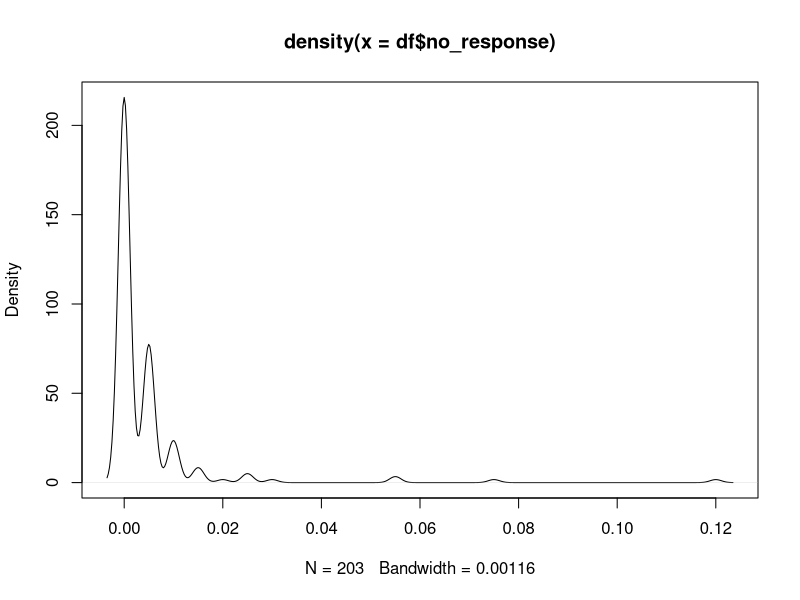
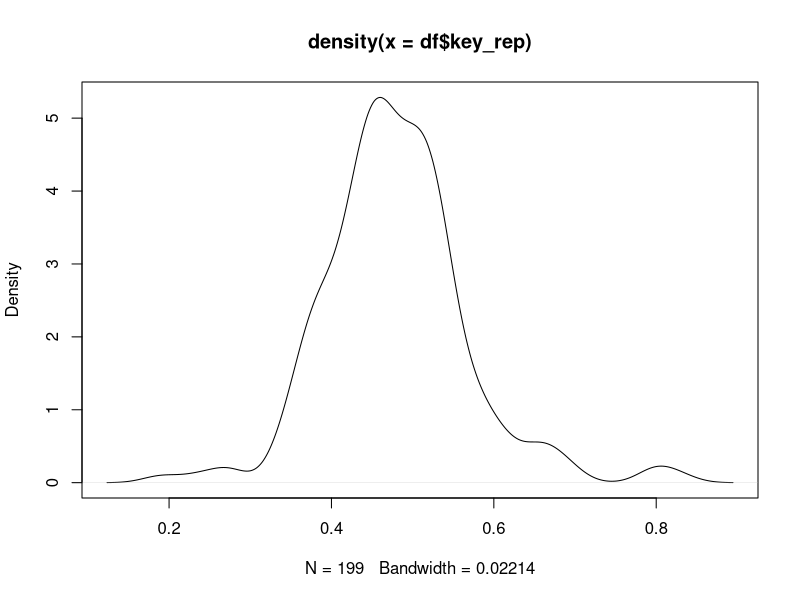
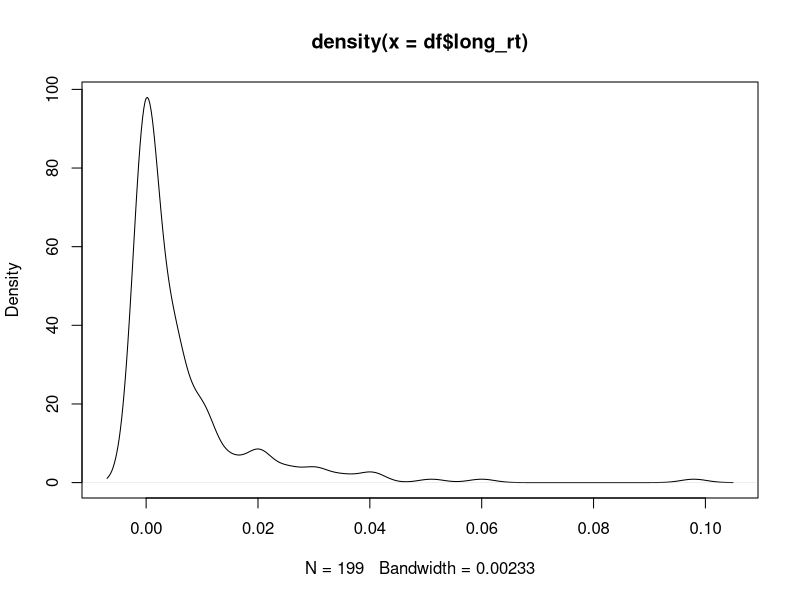

R code for these plots, in order: (Note: this script raises an error after producing the figures.)
rm(list=ls())
library(data.table)
tab<-data.table(read.csv('./data/raw_data/02_raw_data_csv/tab.csv'))

###### house keeping ----------------------
#sort trials
tab<-tab[order(tab$subj,tab$blk,tab$trl),]
tab$trl<-tab$trl+1
rownames(tab) <- 1:nrow(tab)

#add columns
library(data.table)
tab$rw[tab$cond=="neg"]   <-tab$rw[tab$cond=="neg"] +1        #add absolute outcome (1\0) column to tab
tab$unch                  <-NA
tab$unch[tab$ch==tab$frcA]<-tab$frcB[tab$ch==tab$frcA]
tab$unch[tab$ch==tab$frcB]<-tab$frcA[tab$ch==tab$frcB]
tab$stay_frc_ch           <-tab$ch==shift(tab$ch,n=1,type='lag',fill=0)*1
tab$stay_frc_unch         <-tab$ch==shift(tab$unch,n=1,type='lag',fill=0)*1
tab$stay_key              <-tab$key==shift(tab$key,n=1,type='lag',fill=0)
tab$rw_oneback            <-shift(tab$rw,n=1,type='lag',fill=0)
tab$reoffer_ch            <-(tab$frcA==shift(tab$ch,n=1,type='lag',fill=0)|tab$frcB==shift(tab$ch,n=1,type='lag',fill=0))
tab$reoffer_unch          <-(tab$frcA==shift(tab$unch,n=1,type='lag',fill=0)|tab$frcB==shift(tab$unch,n=1,type='lag',fill=0))
tab$blk.part              <-1-(tab$blk%%2)
tab$cond                  <-(tab$cond=='pos')*1
tab$acc                   <-(tab$prob1>tab$prob2)*1 #prob1 is prob.ch
tab$trial.total           <-tab$trl+(tab$blk-1)*50

#replace -1 rt with values
tab$rt[tab$rt==-1]<-NA

####### omit subjects due to no response probability higher then 5%----------------------
#check proportion
df           <-tab[,mean(is.na(rt)==T), by=subj]
colnames(df) <- c("subject", "no_response")
plot(density(df$no_response))
sum(df$no_response>0.05)

#remove subjects with more than 5% no response trials
tab<-tab[tab$subj %in% df[(df$no_response>0.05)==FALSE]$subj]

#remove all no response trials
tab<-na.omit(tab)



####### omit subjects due to staying with the same key more then 90% of the trials----------------------
#check key stay probability 
df<-tab[,mean(stay_key), by=c('subj')]
colnames(df) <- c("subject", "key_rep")
plot(density(df$key_rep))
sum(df$key_rep>=0.9)



#######omit subjects with more the 10% very long or very short RTs----------------------
#check long rt probability
df<-tab[,mean(rt>4000), by=subj]
colnames(df) <- c("subject", "long_rt")
plot(density(df$long_rt))
sum(df$long_rt>=0.1)

#check short rt probability
df<-tab[,mean(rt<200)>0.1, by=subj]
colnames(df) <- c("subject", "short_rt")
sum(df$short_rt)

#remove participants with more than 10% short rt trials
tab<-tab[tab$subj %in% df[df$short_rt==FALSE]$subj]



#######omit trials with quick RTs, slow RTs and first trial ----------------------
#count how many trials we are going to keep
dim(tab[rt>200 & rt<4000])[1]/dim(tab)[1]

#remove all short and long trials
tab<-tab[rt>200 & rt<4000]

#remove first trial of every block
tab<-tab[trl>1]

save(tab, file='myfolder/03_data/01_raw_data/03_raw_clean_data/tab.Rdata')


#####
#We ommited participants due to no response probability higher then 5 (four participants ommited), 
#participants that stayed with the same key more them 90% of the trials (no participants were ommited),
#participants with more then 10% very long reaction-times (no participants were ommited), or 10% of very short 
#reaction-times (21 participants ommited). 
#We then took out trials with implausible fast or slow reaction-times (<200ms or >4000ms), which resulted in ommision of 1.79% of the remaining trials.
#Finally we took out the first trial in each block.









#exported_data<- data.table(read.csv('myfolder/00_raw_exported_data/all_exported_new.csv'))
#ids<- tab$prolific_id[!duplicated(tab$prolific_id)]
#exported_data<-setDT(exported_data)[participant_id %in% ids,]
#write.csv(exported_data, 'myfolder/00_raw_exported_data/01_filtered_exported_data.csv')

#tab$counter    <-(tab$cond[tab$blk%%2==1]=='pos' | tab$cond[tab$blk%%2==0]=='neg')*1+1


